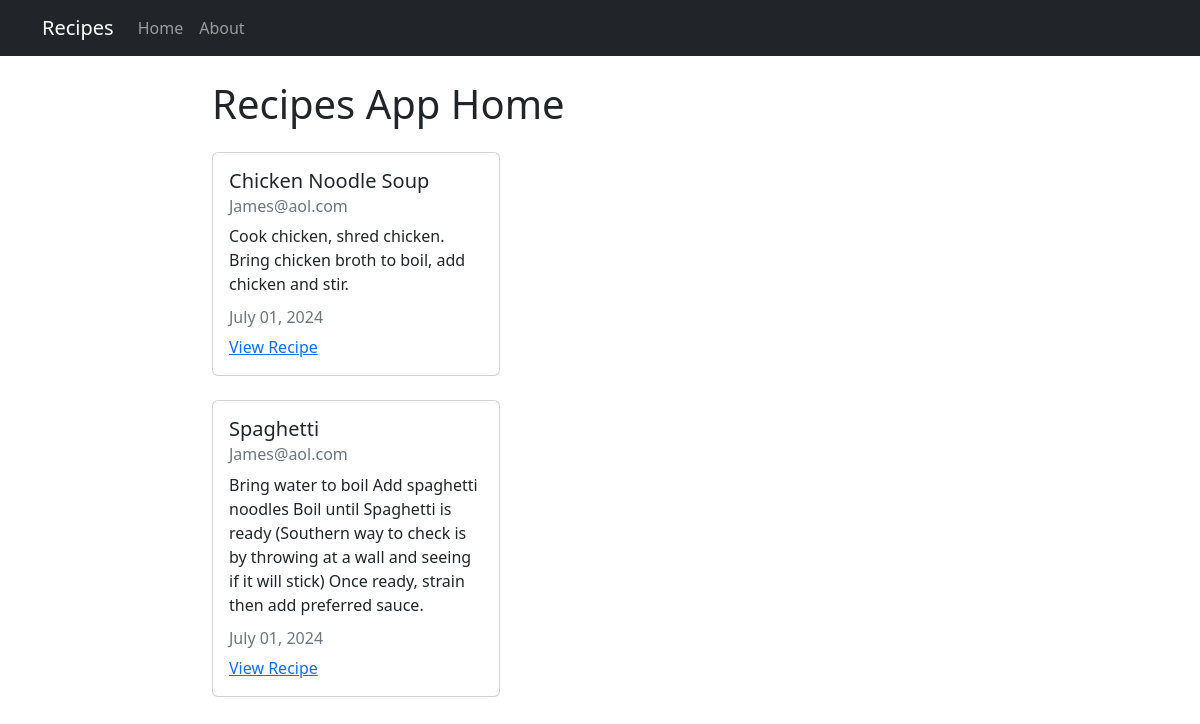
The page / on the database its author committed.
### recipes/models.py (models this page shows, shortened)
class Recipe(models.Model):
    title = models.CharField(max_length=100)
    description = models.TextField()
    author = models.ForeignKey(User, on_delete=models.CASCADE)
    created_at = models.DateTimeField(auto_now_add=True)
    updated_at = models.DateTimeField(auto_now=True)

### recipes/views.py (the view)
# urls.py: 2. Add a URL to urlpatterns:  path('', Home.as_view(), name='home')
def Home(request):
    recipes = models.Recipe.objects.all()
    context = {
        'recipes': recipes
    }
    return render(request, "recipes/home.html", context)

### recipes/templates/recipes/home.html
{% extends 'recipes/base.html' %}
    {% block content %}
    <h1>Recipes App Home</h1>
    {% for recipe in recipes %}
    <div class="card my-4" style="width: 18rem;">
        <div class="card-body">
            <h5 class="card-title">{{recipe.title}}</h5>
            <h6 class="card-subtitle mb-2 text-muted">{{recipe.author}}</h6>
            <p class="card-text">{{recipe.description}}</p>
            <h6 class="card-subtitle mb-2 text-muted">{{recipe.updated_at| date:"F d, Y"}}</h6>
            <a href="#" class="card-link">View Recipe</a>
        </div>
    </div>
    {% endfor %}
    {% endblock content%}

### rows shown on the page
Recipe: title "Chicken Noodle Soup", author "James@aol.com", description "Cook chicken, shred chicken. Bring chicken broth to boil, add chicken and stir.", updated_at "July 01, 2024"
Recipe: title "Spaghetti", author "James@aol.com", description "Bring water to boil Add spaghetti noodles Boil until Spaghetti is ready (Southern way to check is by throwing at a wall and seeing if it will stick) Once ready, strain then add preferred sauce.", updated_at "July 01, 2024"
